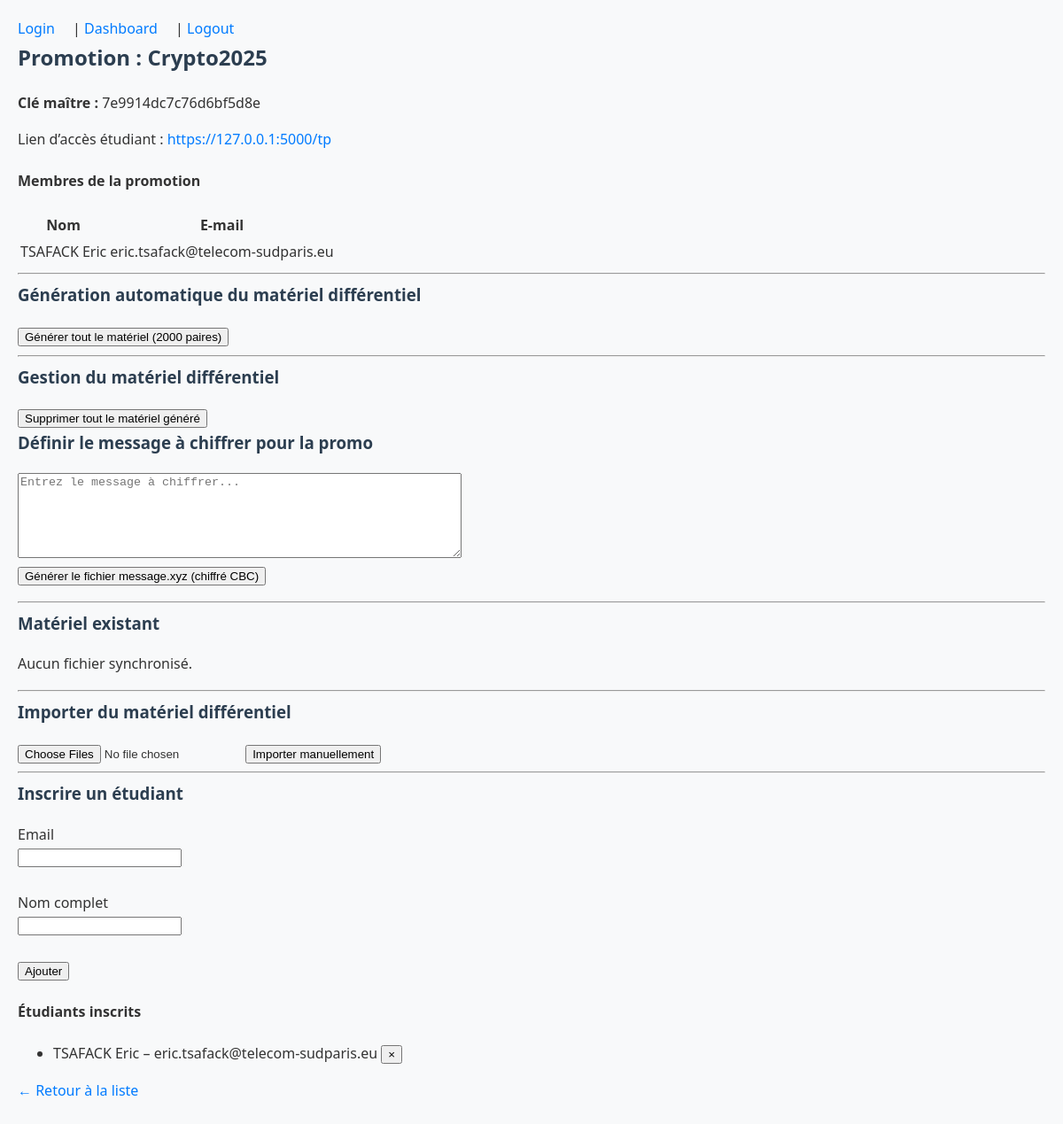
The page /admin/promotions/1 (signed in) on the database as committed earlier.
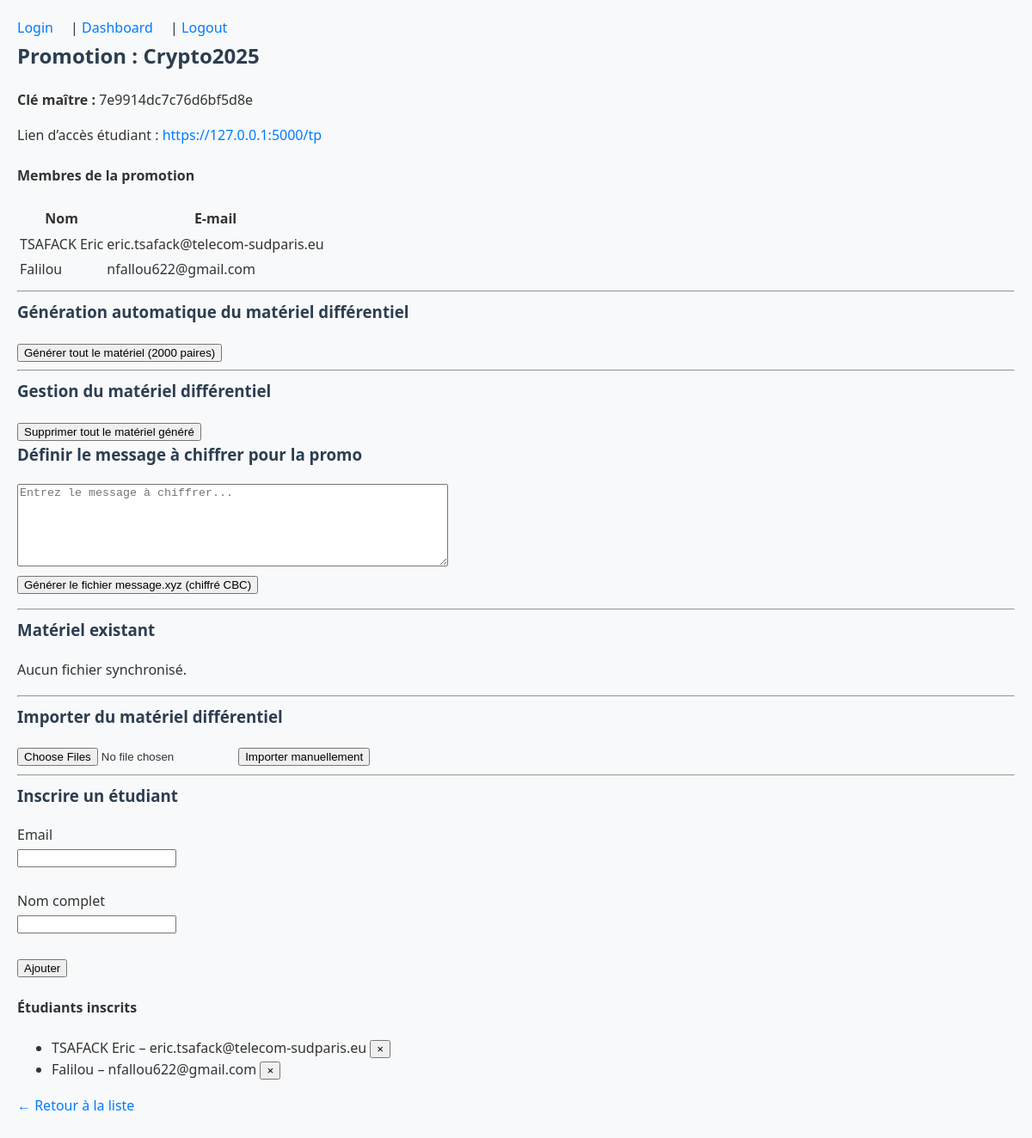
The same page on the database as committed later.
### app/models.py (models this page shows, shortened)
class Cohort(db.Model):
    __tablename__ = 'promotions'
    id         = db.Column(db.Integer, primary_key=True)
    name       = db.Column(db.String(64), unique=True, nullable=False)
    key_master = db.Column(db.String(80), nullable=False)
    users      = db.relationship('User', backref='cohort', cascade='all, delete-orphan', lazy='dynamic')
    materials  = db.relationship('CryptoMaterial', back_populates='cohort', cascade='all, delete-orphan')

class User(UserMixin, db.Model):
    __tablename__ = 'users'
    id       = db.Column(db.Integer,   primary_key=True)
    email    = db.Column(db.String(120), unique=True, nullable=False)
    name     = db.Column(db.String(80),  nullable=False)
    hashed_password = db.Column(db.String(128), nullable=False)
    role     = db.Column(db.Enum(UserRole), default=UserRole.student, nullable=False)
    cohort_id = db.Column(db.Integer, db.ForeignKey('promotions.id'), nullable=True)
    @property
    def password(self):
        raise AttributeError("password is write-only")

### app/routes/promotions.py (the view)
@promo_bp.route('/<int:pid>', methods=['GET'])
@login_required
def detail_promotion(pid):
    c = Cohort.query.get_or_404(pid)
    return render_template('detail.html', cohort=c)

### app/routes/auth.py (called while the page is built)
@login.user_loader
def load_user(uid):
    return User.query.get(int(uid))

### app/templates/teacher/promotions/detail.html (shortened to what this page needs)
{% extends 'teacher/dashboard.html' %}
{% block content %}
  <h2>Promotion : {{ cohort.name }}</h2>
  <p><strong>Clé maître :</strong> {{ cohort.key_master }}</p>
<p>
  Lien d’accès étudiant :
  <a href="https://127.0.0.1:5000/tp" target="_blank">
    https://127.0.0.1:5000/tp
  </a>
</p>
<h4>Membres de la promotion</h4>
<table>
  <tr>
    <th>Nom</th>
    <th>E-mail</th>
  </tr>
  {% for u in cohort.users %}
  <tr>
    <td>{{ u.name }}</td>
    <td>{{ u.email }}</td>
  </tr>
  {% endfor %}
</table>
  <hr>
  <h3>Génération automatique du matériel différentiel</h3>
  <form method="post"
        action="{{ url_for('admin_promotions.generate_material', pid=cohort.id) }}">
    <button type="submit">Générer tout le matériel ({{ config.N_PAIRS }} paires)</button>
  </form>
<hr>
<h3>Gestion du matériel différentiel</h3>
<form method="post"
      action="{{ url_for('admin_promotions.clear_material', pid=cohort.id) }}"
      onsubmit="return confirm('Voulez-vous vraiment supprimer tout le matériel différentiel de cette promotion ?');">
  <button type="submit">Supprimer tout le matériel généré</button>
</form>
<h3>Définir le message à chiffrer pour la promo</h3>
<form method="post" action="{{ url_for('admin_promotions.set_message', pid=cohort.id) }}">
  <textarea name="plaintext_msg" rows="6" cols="60" placeholder="Entrez le message à chiffrer..." required></textarea><br>
  <button type="submit">Générer le fichier message.xyz (chiffré CBC)</button>
</form>
  <hr>
  <h3>Matériel existant</h3>
  {% if cohort.materials %}
    <ul>
      {% for m in cohort.materials %}
        <li>
          {{ m.filename }}
          {% if m.delta_in %}(Δin={{ m.delta_in }}, Δout={{ m.delta_out }}){% endif %}
        </li>
  {% endfor %}
    </ul>
  {% else %}
    <p>Aucun fichier synchronisé.</p>
  {% endif %}
  <hr>
  <h3>Importer du matériel différentiel</h3>
  <form method="post"
        action="{{ url_for('admin_promotions.upload_material', pid=cohort.id) }}"
        enctype="multipart/form-data">
    <input type="file" name="files" multiple required>
    <button type="submit">Importer manuellement</button>
  </form>
  <hr>
  <h3>Inscrire un étudiant</h3>
  <form method="post" action="{{ url_for('admin_promotions.add_student', pid=cohort.id) }}">
    <label>Email<br><input name="email" type="email" required></label><br><br>
    <label>Nom complet<br><input name="name" required></label><br><br>
    <button type="submit">Ajouter</button>
  </form>
  {% if cohort.users %}
    <h4>Étudiants inscrits</h4>
    <ul>
      {% for u in cohort.users %}
      <li>
        {{ u.name }} – {{ u.email }}
        <form method="post"
              action="{{ url_for('admin_promotions.delete_student',
                                  pid=cohort.id, uid=u.id) }}"
              style="display:inline"
              onsubmit="return confirm('Supprimer {{ u.name }} ?');">
          <button type="submit">×</button>
        </form>
      </li>
      {% endfor %}
    </ul>
  {% endif %}
  <p><a href="{{ url_for('admin_promotions.list_promotions') }}">← Retour à la liste</a></p>
{% endblock %}

### app/templates/teacher/dashboard.html (shortened to what this page needs)
{% extends 'base.html' %}

### app/templates/base.html (shortened to what this page needs)
<!DOCTYPE html>
<html lang="fr">
<head>
  <link rel="stylesheet" href="{{ url_for('static', filename='style.css') }}">
</head>
<body>
  <nav>
    <a href="{{ url_for('auth.login') }}">Login</a>
    {% if current_user.is_authenticated and current_user.role.name=='teacher' %}
      | <a href="{{ url_for('teacher.dashboard') }}">Dashboard</a>
    {% endif %}
    {% if current_user.is_authenticated %}
      | <a href="{{ url_for('auth.logout') }}">Logout</a>
    {% endif %}
  </nav>
  <main>{% block content %}{% endblock %}</main>
</body>
</html>

### app/static/style.css (style rules this page uses)
body { font-family: 'Segoe UI', Arial, sans-serif; line-height: 1.6; margin: 0; padding: 20px; background-color: #f8f9fa; color: #333; }
nav a { margin-right: 1em; }
h1, h2, h3 { color: #2c3e50; margin-top: 0; }
a { color: #007bff; text-decoration: none; transition: color 0.3s ease; }

Rows that differ between the two databases and show on the page:
added User: name "Falilou", email "nfallou622@gmail.com"
